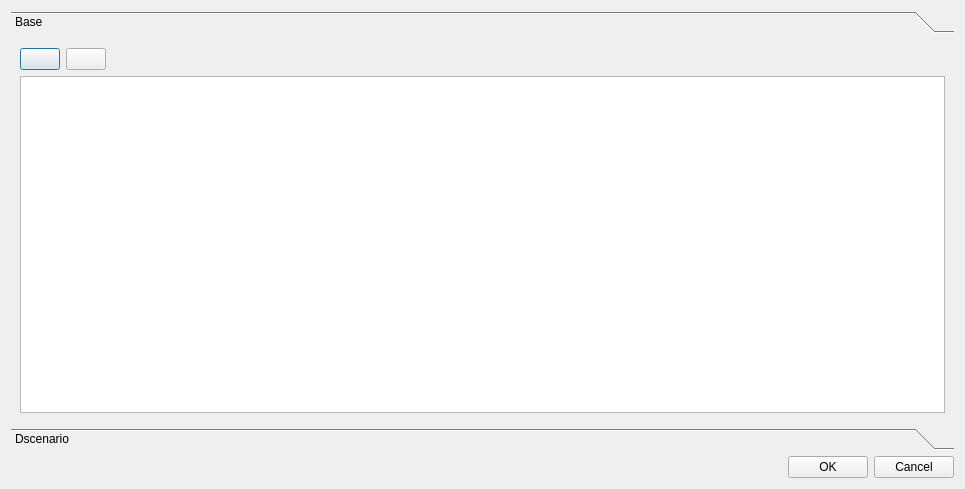
<?xml version="1.0" encoding="UTF-8"?>
<ui version="4.0">
 <class>info_epa_pump</class>
 <widget class="QDialog" name="info_epa_pump">
  <property name="geometry">
   <rect>
    <x>0</x>
    <y>0</y>
    <width>965</width>
    <height>489</height>
   </rect>
  </property>
  <property name="windowTitle">
   <string>Pump</string>
  </property>
  <layout class="QGridLayout" name="gridLayout_5">
   <item row="0" column="0">
    <widget class="QToolBox" name="toolBox">
     <property name="currentIndex">
      <number>0</number>
     </property>
     <widget class="QWidget" name="page">
      <property name="geometry">
       <rect>
        <x>0</x>
        <y>0</y>
        <width>947</width>
        <height>386</height>
       </rect>
      </property>
      <attribute name="label">
       <string>Base</string>
      </attribute>
      <layout class="QGridLayout" name="gridLayout_4">
       <item row="3" column="0">
        <layout class="QGridLayout" name="lyt_base">
         <item row="0" column="0">
          <widget class="QTableView" name="tbl_pump"/>
         </item>
        </layout>
       </item>
       <item row="0" column="0">
        <layout class="QHBoxLayout" name="horizontalLayout">
         <item>
          <widget class="QPushButton" name="btn_add_base">
           <property name="text">
            <string/>
           </property>
          </widget>
         </item>
         <item>
          <widget class="QPushButton" name="btn_delete_base">
           <property name="text">
            <string/>
           </property>
          </widget>
         </item>
         <item>
          <spacer name="horizontalSpacer">
           <property name="orientation">
            <enum>Qt::Horizontal</enum>
           </property>
           <property name="sizeHint" stdset="0">
            <size>
             <width>40</width>
             <height>20</height>
            </size>
           </property>
          </spacer>
         </item>
        </layout>
       </item>
      </layout>
     </widget>
     <widget class="QWidget" name="page_2">
      <property name="geometry">
       <rect>
        <x>0</x>
        <y>0</y>
        <width>947</width>
        <height>386</height>
       </rect>
      </property>
      <attribute name="label">
       <string>Dscenario</string>
      </attribute>
      <layout class="QGridLayout" name="gridLayout_3">
       <item row="2" column="0">
        <layout class="QGridLayout" name="lyt_dscenario">
         <item row="0" column="0">
          <widget class="QTableView" name="tbl_dscenario_pump"/>
         </item>
        </layout>
       </item>
       <item row="0" column="0">
        <layout class="QHBoxLayout" name="horizontalLayout_2">
         <item>
          <widget class="QPushButton" name="btn_add_dscenario">
           <property name="text">
            <string/>
           </property>
          </widget>
         </item>
         <item>
          <widget class="QPushButton" name="btn_delete_dscenario">
           <property name="text">
            <string/>
           </property>
          </widget>
         </item>
         <item>
          <spacer name="horizontalSpacer_2">
           <property name="orientation">
            <enum>Qt::Horizontal</enum>
           </property>
           <property name="sizeHint" stdset="0">
            <size>
             <width>40</width>
             <height>20</height>
            </size>
           </property>
          </spacer>
         </item>
        </layout>
       </item>
      </layout>
     </widget>
    </widget>
   </item>
   <item row="1" column="0">
    <layout class="QHBoxLayout" name="horizontalLayout_3">
     <item>
      <spacer name="horizontalSpacer_3">
       <property name="orientation">
        <enum>Qt::Horizontal</enum>
       </property>
       <property name="sizeHint" stdset="0">
        <size>
         <width>40</width>
         <height>20</height>
        </size>
       </property>
      </spacer>
     </item>
     <item>
      <widget class="QPushButton" name="btn_accept">
       <property name="text">
        <string>OK</string>
       </property>
      </widget>
     </item>
     <item>
      <widget class="QPushButton" name="btn_cancel">
       <property name="text">
        <string>Cancel</string>
       </property>
      </widget>
     </item>
    </layout>
   </item>
  </layout>
 </widget>
 <resources/>
 <connections/>
</ui>
